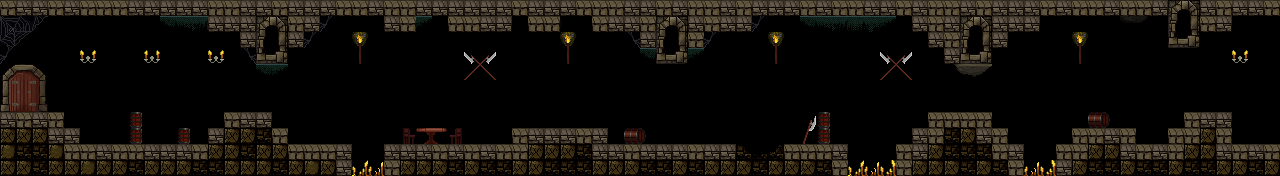

A level layout from a 2D game, rendered from its tile map. Below: a short description, then the map file with its tile-grid data intact:
An orthogonal 80x11 tile map with 16x16 px tiles, 2 tile layers (ground_layer, deco_layer).

<map version="1.9" tiledversion="1.9.2" orientation="orthogonal" renderorder="right-down" width="80" height="11" tilewidth="16" tileheight="16" infinite="0" nextlayerid="5" nextobjectid="1">
 <tileset firstgid="1" source="../tilesets/tilesets_level3_prototype/castle_tiles.tsx" />
 <layer id="1" name="ground_layer" width="80" height="11">
  <data encoding="csv">
2,3,3,2,3,2,2,2,3,3,3,3,3,2,2,3,3,2,3,3,3,2,2,3,2,2,3,3,3,3,3,3,2,3,3,3,2,2,2,3,3,2,3,2,2,3,2,3,3,3,2,3,2,2,3,3,2,3,2,2,3,2,3,3,3,2,3,2,2,3,2,2,3,120,121,3,2,3,3,2,
0,0,0,0,0,0,0,0,0,0,0,0,0,3,3,3,120,121,2,3,0,0,0,0,3,2,0,0,2,2,3,3,0,2,2,0,0,2,3,3,2,120,121,3,2,3,3,0,0,0,0,0,0,0,0,0,0,3,2,3,120,121,3,3,3,0,0,0,0,0,0,0,0,151,152,2,3,0,0,0,
0,0,0,0,0,0,0,0,0,0,0,0,0,0,0,3,151,152,3,0,0,0,0,0,0,0,0,0,0,0,0,0,0,0,0,0,0,0,0,0,3,151,152,2,0,0,0,0,0,0,0,0,0,0,0,0,0,0,3,2,151,152,3,0,0,0,0,0,0,0,0,0,0,182,183,0,0,0,0,0,
0,0,0,0,0,0,0,0,0,0,0,0,0,0,0,0,182,183,0,0,0,0,0,0,0,0,0,0,0,0,0,0,0,0,0,0,0,0,0,0,0,182,183,0,0,0,0,0,0,0,0,0,0,0,0,0,0,0,0,3,182,183,0,0,0,0,0,0,0,0,0,0,0,0,0,0,0,0,0,0,
0,0,0,0,0,0,0,0,0,0,0,0,0,0,0,0,0,0,0,0,0,0,0,0,0,0,0,0,0,0,0,0,0,0,0,0,0,0,0,0,0,0,0,0,0,0,0,0,0,0,0,0,0,0,0,0,0,0,0,0,0,0,0,0,0,0,0,0,0,0,0,0,0,0,0,0,0,0,0,0,
0,0,0,0,0,0,0,0,0,0,0,0,0,0,0,0,0,0,0,0,0,0,0,0,0,0,0,0,0,0,0,0,0,0,0,0,0,0,0,0,0,0,0,0,0,0,0,0,0,0,0,0,0,0,0,0,0,0,0,0,0,0,0,0,0,0,0,0,0,0,0,0,0,0,0,0,0,0,0,0,
0,0,0,0,0,0,0,0,0,0,0,0,0,0,0,0,0,0,0,0,0,0,0,0,0,0,0,0,0,0,0,0,0,0,0,0,0,0,0,0,0,0,0,0,0,0,0,0,0,0,0,0,0,0,0,0,0,0,0,0,0,0,0,0,0,0,0,0,0,0,0,0,0,0,0,0,0,0,0,0,
3,2,3,2,0,0,0,0,65,0,0,0,0,0,2,3,3,0,0,0,0,0,0,0,0,0,0,0,0,0,0,0,0,0,0,0,0,0,0,0,0,0,0,0,0,0,0,0,0,0,43,65,0,0,0,0,0,0,2,2,2,2,0,0,0,0,0,0,32,33,0,0,0,0,2,3,3,0,0,0,
287,287,287,3,3,0,0,0,65,0,0,65,0,3,287,287,256,2,0,0,0,0,0,0,0,191,66,67,192,0,0,0,2,3,3,3,2,3,0,32,33,0,0,0,0,0,0,0,0,0,74,65,0,0,0,0,0,3,2,256,287,3,2,0,0,0,0,2,2,3,2,0,0,2,2,287,2,0,0,0,
286,256,256,286,2,2,3,2,2,3,3,3,2,287,287,256,287,287,2,2,2,3,0,0,3,3,3,2,3,2,3,2,2,287,287,287,256,3,3,2,3,3,3,2,3,3,226,227,228,2,2,2,3,0,0,0,2,3,287,256,256,256,2,3,0,0,2,2,287,287,3,2,3,2,287,287,3,2,3,2,
287,287,256,287,287,286,287,287,256,287,287,287,256,256,287,287,287,256,287,286,287,3,0,0,2,287,287,287,256,287,256,256,287,287,256,256,256,287,287,287,256,256,287,256,287,287,287,256,287,287,287,256,2,0,0,0,2,287,287,287,256,287,256,2,0,0,3,287,256,256,287,256,256,287,256,256,287,287,256,287
</data>
 </layer>
 <layer id="2" name="deco_layer" width="80" height="11">
  <data encoding="csv">
0,0,0,0,0,0,0,0,0,0,0,0,0,0,0,0,0,0,0,0,0,0,0,0,0,0,0,0,0,0,0,0,0,0,0,0,0,0,0,0,0,0,0,0,0,0,0,0,0,0,0,0,0,0,0,0,0,0,0,0,0,0,0,0,0,0,0,0,0,0,0,0,0,0,0,0,0,0,0,0,
45,46,47,0,0,0,0,0,0,0,6,7,8,0,0,0,0,0,0,0,107,0,0,0,0,0,11,0,0,0,0,0,0,0,0,5,0,0,0,0,0,0,0,0,0,0,0,107,0,0,6,7,8,9,10,11,0,0,0,0,0,0,0,0,0,0,0,0,0,0,213,214,0,0,0,0,0,0,0,0,
76,77,78,0,0,0,0,0,0,0,0,0,0,0,0,0,0,0,0,107,0,0,168,0,0,0,0,0,0,0,0,0,0,0,0,168,0,0,0,112,0,0,0,0,107,0,0,0,168,0,0,0,0,0,0,0,0,0,0,0,0,0,0,0,0,0,0,168,0,0,0,0,0,0,0,0,0,0,0,0,
107,108,109,0,0,102,0,0,0,103,0,0,0,102,0,112,0,0,0,0,0,0,199,0,0,0,0,0,0,40,41,0,0,0,0,199,0,0,0,0,6,0,0,11,0,0,0,0,199,0,0,0,0,0,0,40,41,0,0,0,0,0,0,0,0,0,0,199,0,0,0,0,0,0,0,0,0,102,0,0,
176,177,178,0,0,0,0,0,0,0,0,0,0,0,0,0,6,11,0,0,0,0,0,0,0,0,0,0,0,71,72,0,0,0,0,0,0,0,0,0,0,0,0,0,0,0,0,0,0,0,0,0,0,0,0,71,72,0,0,215,216,217,0,0,0,0,0,0,0,0,0,0,0,0,0,0,0,0,0,0,
207,208,209,0,0,0,0,0,0,0,0,0,0,0,0,0,0,0,0,0,0,0,0,0,0,0,0,0,0,0,0,0,0,0,0,0,0,0,0,0,0,0,0,0,0,0,0,0,0,0,0,0,0,0,0,0,0,0,0,0,0,0,0,0,0,0,0,0,0,0,0,0,0,0,0,0,0,0,0,0,
238,239,240,0,0,0,0,0,0,0,0,0,0,0,0,0,0,0,0,0,0,0,0,0,0,0,0,0,0,0,0,0,0,0,0,0,0,0,0,0,0,0,0,0,0,0,0,0,0,0,0,0,0,0,0,0,0,0,0,0,0,0,0,0,0,0,0,0,0,0,0,0,0,0,0,0,0,0,0,0,
0,0,0,0,0,0,0,0,0,0,0,0,0,0,0,0,0,0,0,0,0,0,0,0,0,0,0,0,0,0,0,0,0,0,0,0,0,0,0,0,0,0,0,0,0,0,0,0,0,0,0,0,0,0,0,0,0,0,0,0,0,0,0,0,0,0,0,0,0,0,0,0,0,0,0,0,0,0,0,0,
0,0,0,0,0,0,0,0,0,0,0,0,0,0,0,0,0,0,0,0,0,0,0,0,0,0,0,0,0,0,0,0,0,0,0,0,0,0,0,0,0,0,0,0,0,0,0,0,0,0,0,0,0,0,0,0,0,0,0,0,0,0,0,0,0,0,0,0,0,0,0,0,0,0,0,0,0,0,0,0,
0,0,0,0,0,0,0,0,0,0,0,0,0,0,0,0,0,0,0,0,0,0,0,0,0,0,0,0,0,0,0,0,0,0,0,0,0,0,0,0,0,0,0,0,0,0,0,0,0,0,0,0,0,0,0,0,0,0,0,0,0,0,0,0,0,0,0,0,0,0,0,0,0,0,0,0,0,0,0,0,
0,0,0,0,0,0,0,0,0,0,0,0,0,0,0,0,0,0,0,0,0,0,179,180,0,0,0,0,0,0,0,0,0,0,0,0,0,0,0,0,0,0,0,0,0,0,0,0,0,0,0,0,0,179,180,181,0,0,0,0,0,0,0,0,180,181,0,0,0,0,0,0,0,0,0,0,0,0,0,0
</data>
 </layer>
</map>
